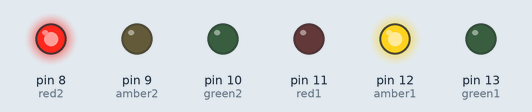
Simulated run of this sketch. Board: Arduino Uno, built with avr-gcc and run on an emulated ATmega328P. Parts: output pins drawn as LEDs (lit = HIGH).

Above: at 1.5 s.
At 7.0 s:
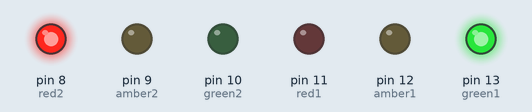
At 13.5 s:
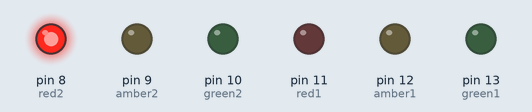
At 18.5 s:
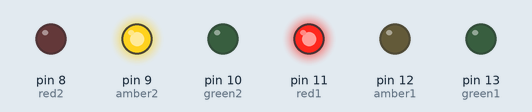
At 24.0 s:
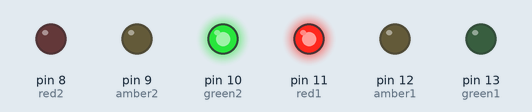
At 35.5 s:
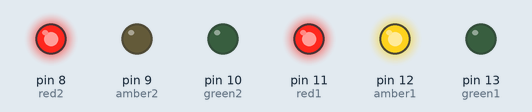
Timing chart, 0 to 44.2 s (numbered marks = the images above):
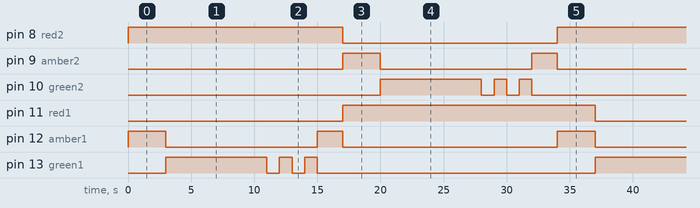

The sketch:

TrafficLight_Junction_Code.ino
```cpp
//set1
  int green1 = 13 ; // port 13.
  int amber1 = 12 ; //port 12.
  int red1 = 11; //port 11.
//set2
  int green2 = 10 ; // port 13.
  int amber2 = 9 ; //port 12.
  int red2 = 8 ; //port 11.

  void setup(){
pinMode(green1, OUTPUT);
pinMode(amber1, OUTPUT);
pinMode(red1, OUTPUT);

pinMode(green2, OUTPUT);
pinMode(amber2, OUTPUT);
pinMode(red2, OUTPUT);
  Serial.begin(9600);

 }

void loop(){
 TrafficLightSet1(green1 , amber1 , red1 , red2);
  TrafficLightSet2(green2 , amber2 , red2);
  }

int TrafficLightSet1 (int green1 , int amber1 , int red1, int red2){

  //PHASE TWO - Red and amber are both on for 3 seconds.
   digitalWrite(red2, HIGH);
  digitalWrite(amber1, HIGH);
  delay(3000);

  //PHASE THREE - Red and amber turn off and then green turns on for 3 seconds. and blinks when about to change.
  digitalWrite(green1, HIGH);
  digitalWrite(amber1, LOW);
  digitalWrite(red1, LOW);
  delay(8000);
  digitalWrite(green1, LOW);
  delay(1000);
  digitalWrite(green1, HIGH);
  delay(1000);
  digitalWrite(green1, LOW);
  delay(1000);
  digitalWrite(green1, HIGH);
  delay(1000);

  //PHASE FOUR - Green light turns off and amber is turned on for 3 seconds.
  digitalWrite(green1, LOW);
  digitalWrite(amber1, HIGH);
    delay(2000);

  //PHASE ONE - Red light is the only light on for 8 seconds.
  digitalWrite(green1, LOW); //digitalWrite function is used to tell the arduino to do somthing
  digitalWrite(amber1, LOW); // which is in this case is change the LED's to high or to low.
  digitalWrite(red1, HIGH); // low meaning off and high meaning 5v / on.

  }

  int TrafficLightSet2 (int green2 , int amber2 , int red2){

  //PHASE TWO - Red and amber are both on for 3 seconds.
   digitalWrite(red2, LOW);
  digitalWrite(amber2, HIGH);
  delay(3000);

  //PHASE THREE - Red and amber turn off and then green turns on for 3 seconds. and blinks when about to change.
  digitalWrite(green2, HIGH);
  digitalWrite(amber2, LOW);
  digitalWrite(red2, LOW);
  delay(8000);
  digitalWrite(green2, LOW);
  delay(1000);
  digitalWrite(green2, HIGH);
  delay(1000);
  digitalWrite(green2, LOW);
  delay(1000);
  digitalWrite(green2, HIGH);
  delay(1000);

  //PHASE FOUR - Green light turns off and amber is turned on for 3 seconds.
  digitalWrite(green2, LOW);
  digitalWrite(amber2, HIGH);
  delay(2000);

  //PHASE ONE - Red light is the only light on for 8 seconds.
  digitalWrite(green2, LOW);
  digitalWrite(amber2, LOW);
  digitalWrite(red2, HIGH);

  }
```

Measured:
- by itself, pin 8 (red2): alternates HIGH for 17.0 s and LOW for 17.0 s
- by itself, pin 9 (amber2), pin 12 (amber1): repeats every 34.0 s: LOW 12.0 s, HIGH 2.0 s, LOW 17.0 s, HIGH 3.0 s
- by itself, pin 10 (green2), pin 13 (green1): repeats every 34.0 s: 2 × (LOW 1.0 s, HIGH 1.0 s), LOW 22.0 s, HIGH 8.0 s
- by itself, pin 11 (red1): alternates HIGH for 20.0 s and LOW for 14.0 s
